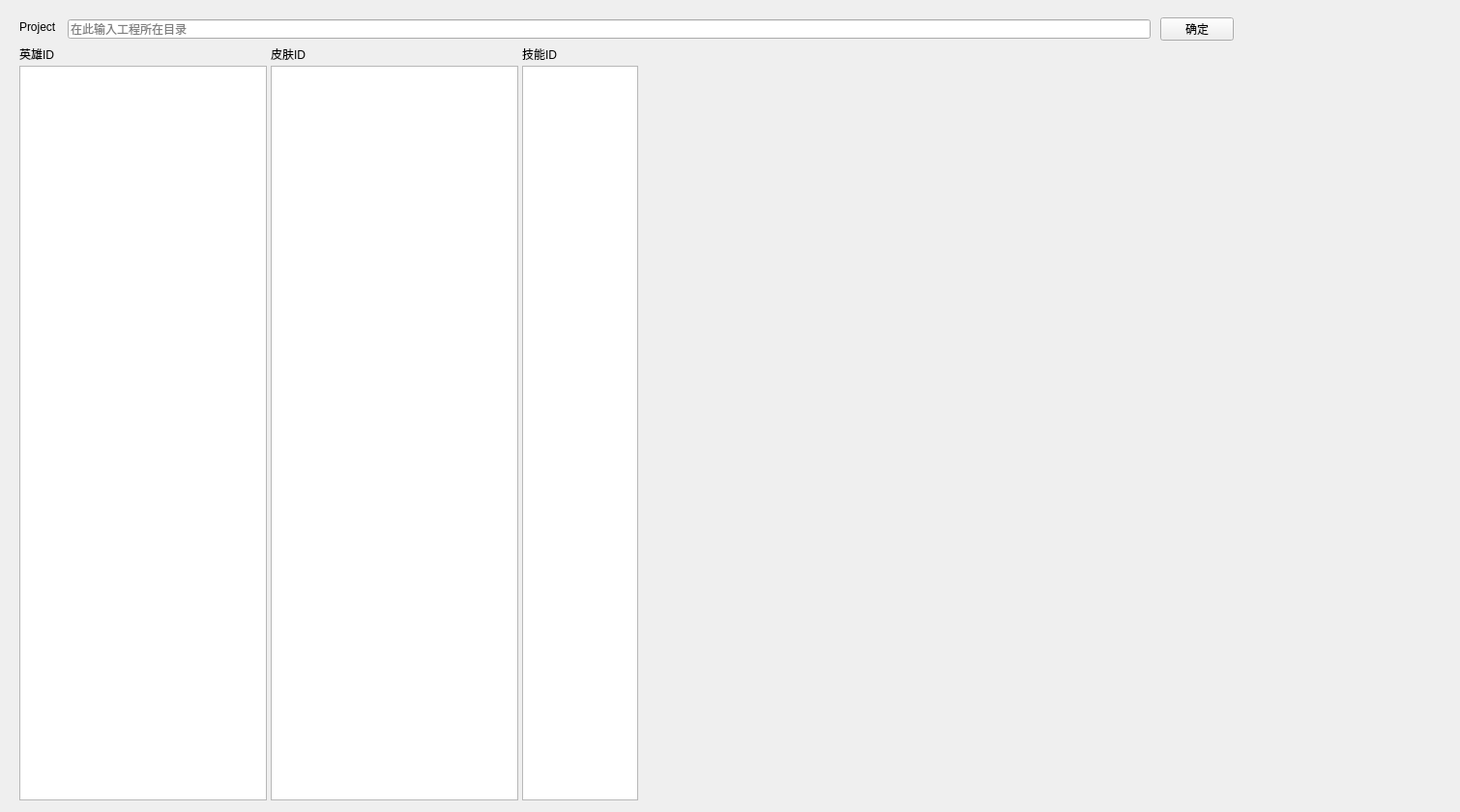
<?xml version="1.0" encoding="UTF-8"?>
<ui version="4.0">
 <class>QtSkillModelToolClass</class>
 <widget class="QMainWindow" name="QtSkillModelToolClass">
  <property name="geometry">
   <rect>
    <x>0</x>
    <y>0</y>
    <width>1510</width>
    <height>840</height>
   </rect>
  </property>
  <property name="windowTitle">
   <string>Skill Model Exporter</string>
  </property>
  <widget class="QWidget" name="centralWidget">
   <widget class="QWidget" name="gridLayoutWidget">
    <property name="geometry">
     <rect>
      <x>670</x>
      <y>50</y>
      <width>831</width>
      <height>781</height>
     </rect>
    </property>
    <layout class="QGridLayout" name="gLayoutPreview"/>
   </widget>
   <widget class="QLineEdit" name="editPath">
    <property name="geometry">
     <rect>
      <x>70</x>
      <y>20</y>
      <width>1120</width>
      <height>20</height>
     </rect>
    </property>
    <property name="acceptDrops">
     <bool>false</bool>
    </property>
    <property name="autoFillBackground">
     <bool>false</bool>
    </property>
    <property name="placeholderText">
     <string>在此输入工程所在目录</string>
    </property>
    <property name="clearButtonEnabled">
     <bool>true</bool>
    </property>
   </widget>
   <widget class="QLabel" name="label">
    <property name="geometry">
     <rect>
      <x>20</x>
      <y>20</y>
      <width>42</width>
      <height>16</height>
     </rect>
    </property>
    <property name="text">
     <string>Project</string>
    </property>
   </widget>
   <widget class="QPushButton" name="btnConfirm">
    <property name="geometry">
     <rect>
      <x>1200</x>
      <y>18</y>
      <width>76</width>
      <height>24</height>
     </rect>
    </property>
    <property name="text">
     <string>确定</string>
    </property>
    <property name="autoDefault">
     <bool>false</bool>
    </property>
   </widget>
   <widget class="QLabel" name="label_3">
    <property name="geometry">
     <rect>
      <x>280</x>
      <y>48</y>
      <width>36</width>
      <height>16</height>
     </rect>
    </property>
    <property name="text">
     <string>皮肤ID</string>
    </property>
   </widget>
   <widget class="QListView" name="list_view_skins">
    <property name="geometry">
     <rect>
      <x>280</x>
      <y>68</y>
      <width>256</width>
      <height>760</height>
     </rect>
    </property>
   </widget>
   <widget class="QLabel" name="label_4">
    <property name="geometry">
     <rect>
      <x>540</x>
      <y>48</y>
      <width>36</width>
      <height>16</height>
     </rect>
    </property>
    <property name="text">
     <string>技能ID</string>
    </property>
   </widget>
   <widget class="QListView" name="list_view_skills">
    <property name="geometry">
     <rect>
      <x>540</x>
      <y>68</y>
      <width>120</width>
      <height>760</height>
     </rect>
    </property>
   </widget>
   <widget class="QLabel" name="label_2">
    <property name="geometry">
     <rect>
      <x>20</x>
      <y>48</y>
      <width>36</width>
      <height>16</height>
     </rect>
    </property>
    <property name="text">
     <string>英雄ID</string>
    </property>
   </widget>
   <widget class="QListView" name="list_view_heros">
    <property name="enabled">
     <bool>true</bool>
    </property>
    <property name="geometry">
     <rect>
      <x>20</x>
      <y>68</y>
      <width>256</width>
      <height>760</height>
     </rect>
    </property>
    <property name="sizePolicy">
     <sizepolicy hsizetype="Expanding" vsizetype="Expanding">
      <horstretch>0</horstretch>
      <verstretch>0</verstretch>
     </sizepolicy>
    </property>
   </widget>
  </widget>
 </widget>
 <layoutdefault spacing="6" margin="11"/>
 <resources>
  <include location="QtSkillModelTool.qrc"/>
 </resources>
 <connections/>
</ui>
